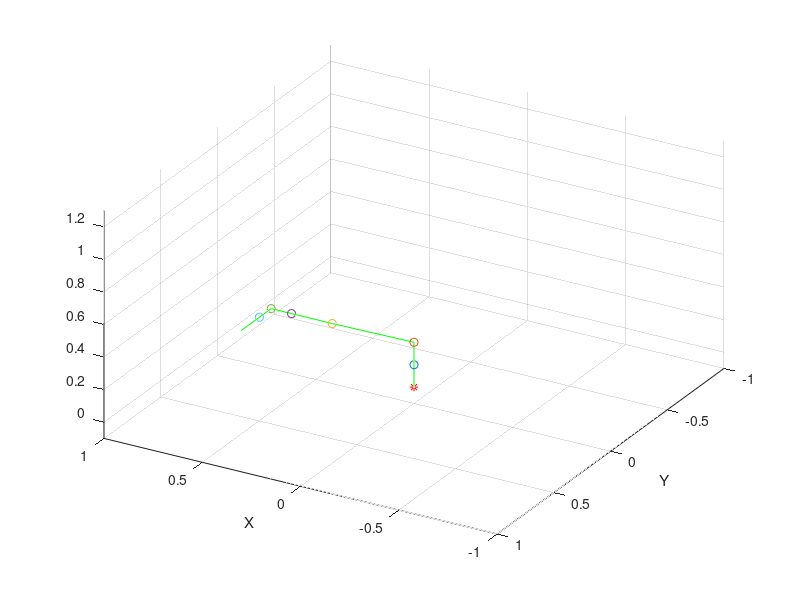

This chart was generated by the following MATLAB code:
%Simon Michaud
%Creation: 2018-10-03
%Modifications 2018-10-09

%function tao = Jaco6DOFSDynamics(theta, dtheta, ddtheta)
clear all;
theta = [180,270,180,270,270,270];
dtheta = [2,7,0,0,0,0];
ddtheta = [3,5,0,0,0,0];
%% Masses et Inerties
g = 9.81;

m = [0.18198,0.42399,0.21100,0.09184, 0.09184,0.727];
Ipm = [0.0001020703 0.0003248936 0.0003536944 -5.214394e-9 -0.000021186541 -4.141348e-9];
Ic = [Ipm(2), Ipm(3), Ipm(1), -Ipm(6), -Ipm(4), Ipm(5)];
I(:,:,1) = [Ic(1), Ic(4), Ic(5); Ic(4), Ic(2), Ic(6); Ic(5), Ic(6), Ic(3)];
Ipm = [0.0037862305 0.0037251264 0.000069776668 0 0 5.903745e-8];
Ic = [Ipm(3), Ipm(2), Ipm(1), Ipm(6), Ipm(5), Ipm(4)];
I(:,:,2) = [Ic(1), Ic(4), Ic(5); Ic(4), Ic(2), Ic(6); Ic(5), Ic(6), Ic(3)];
Ipm = [0.0005109958 0.0004804467 0.00004810136 1.922692e-9 -0.000001586224 1.960234e-9];
Ic = [Ipm(2), Ipm(3), Ipm(1), -Ipm(6), -Ipm(4), Ipm(5)];
I(:,:,3) = [Ic(1), Ic(4), Ic(5); Ic(4), Ic(2), Ic(6); Ic(5), Ic(6), Ic(3)];
Ipm = [0.0001933181 0.00007567544 0.0001953757 -0.00003628615 -1.204e-8 1.37e-8];
Ic = [Ipm(3), -Ipm(1), Ipm(2), Ipm(5), -Ipm(6), -Ipm(4)];
I(:,:,4) = [Ic(1), Ic(4), Ic(5); Ic(4), Ic(2), Ic(6); Ic(5), Ic(6), Ic(3)];
Ic = [Ipm(3), Ipm(2), Ipm(1), Ipm(6), -Ipm(5), -Ipm(4)];
I(:,:,5) = [Ic(1), Ic(4), Ic(5); Ic(4), Ic(2), Ic(6); Ic(5), Ic(6), Ic(3)];
Ipm = [0.00004659624 0.00002647306 0.00005247987 0.00000413032 -1.0573e-7 -3.244e-8];
Ic = [Ipm(3), Ipm(1), Ipm(2), Ipm(5), -Ipm(6), -Ipm(4)];
I(:,:,6) = [Ic(1), Ic(4), Ic(5); Ic(4), Ic(2), Ic(6); Ic(5), Ic(6), Ic(3)];

%% Variables pour la cinematique du robot    
q(1) = theta(1)+180;
q(2) = theta(2)+90;
q(3) = theta(3)+90;
q(4) = theta(4);
q(5) = theta(5)-180;
q(6) = -(theta(6)-270);

D(1) = 0.2755;
D(2) = 0.4100;
D(3) = 0.2073;
D(4) = 0.1038;
D(5) = 0.1038;
D(6) = 0.16;
e2 = 0.0098;

%% Parametres DH du manipulateur
DH = [0, 0, -D(1), q(1); pi/2, 0, 0, q(2); pi ,D(2), -e2, q(3); pi/2, 0, -(D(3)+D(4)), q(4); pi/2, 0, 0, q(5); pi/2, 0, (D(5)+D(6)), q(6)];

alpha(1)=DH(1,1);
alpha(2)=DH(2,1);
alpha(3)=DH(3,1);
alpha(4)=DH(4,1);
alpha(5)=DH(5,1);
alpha(6)=DH(6,1);

d(1)=DH(1,3);
d(2)=DH(2,3);
d(3)=DH(3,3);
d(4)=DH(4,3);
d(5)=DH(5,3);
d(6)=DH(6,3);

a(1)=DH(1,2);
a(2)=DH(2,2);
a(3)=DH(3,2);
a(4)=DH(4,2);
a(5)=DH(5,2);
a(6)=DH(6,2);

%% Creation des matrices de rotation et de transformation entre les frames
for i=1:6
    T(:,:,i)=[cosd(q(i)) -sind(q(i)) 0 a(i);...
        sind(q(i))*cos(alpha(i)) cos(alpha(i))*cosd(q(i)) -sin(alpha(i)) -d(i)*sin(alpha(i)); ...
        sind(q(i))*sin(alpha(i)) cosd(q(i))*sin(alpha(i)) cos(alpha(i)) d(i)*cos(alpha(i));...
        0 0 0 1];
    Ri_i1(:,:,i) = [cosd(q(i)) -sind(q(i)) 0;...
        sind(q(i))*cos(alpha(i)) cos(alpha(i))*cosd(q(i)) -sin(alpha(i)) ; ...
        sind(q(i))*sin(alpha(i)) cosd(q(i))*sin(alpha(i)) cos(alpha(i))];
    Ri1_i(:,:,i) = transpose(Ri_i1(:,:,i));
           
end
%% Creation des matrices de transformation, de rotation en fonction du frame de reference et vecteurs de position
T0=[1 0 0 0; 0 -1 0 0; 0 0 -1 0; 0 0 0 1];
T0(:,:,1) = T0 *T(:,:,1);
R0 = [1 0 0; 0 -1 0; 0 0 -1];
R0(:,:,1) = R0*Ri_i1(:,:,1);
Pi_i1(:,:,1) = [T0(1,4,1), T0(2,4,1), T0(3,4,1)];
for i = 2:6
    T0(:,:,i) = T0(:,:,i-1) *T(:,:,i);
    R0(:,:,i) = R0(:,:,i-1)*Ri_i1(:,:,i);
    Pi_i1(:,:,i) = [T0(1,4,i), T0(2,4,i), T0(3,4,i)];
    J(:,:,i) = Pi_i1(:,:,i);
end
J(:,:,1) = Pi_i1(:,:,1)/2;
J(:,:,4) = Pi_i1(:,:,3) +transpose(R0(:,:,3)*[0;D(3);0]);
J(:,:,6) = Pi_i1(:,:,4) + transpose(R0(:,:,5)*[0;-D(5);0]);
%% Vecteurs unitaires des differentes bases vectorielles
for i = 1:6
   ux(:,:,i) = R0(:,:,i)*[0.1;0;0];
   ux(:,:,i) = ux(:,:,i)/sqrt(ux(1,1,i)^2 + ux(2,1,i)^2 + ux(3,1,i)^2);
   uy(:,:,i) = R0(:,:,i)*[0;0.1;0]; 
   uy(:,:,i) = uy(:,:,i)/sqrt(uy(1,1,i)^2 + uy(2,1,i)^2 + uy(3,1,i)^2);
   uz(:,:,i) = R0(:,:,i)*[0;0;0.1]; 
   uz(:,:,i) =uz(:,:,i)/sqrt(uz(1,1,i)^2 + uz(2,1,i)^2 + uz(3,1,i)^2);
end

%% Definition des centres de masses
Pi_cm(:,:,1) = J(:,:,1) + transpose(R0(:,:,1)*[-0.2371; 10.29; -69.17].*10^(-3));
Pi_cm(:,:,2) = J(:,:,2) + transpose(R0(:,:,2)*[205.2; -0.026; -22.3].*10^(-3));
Pi_cm(:,:,3) = J(:,:,3) + transpose(R0(:,:,3)*[0.071; 64.37; -19.569].*10^(-3));
Pi_cm(:,:,4) = J(:,:,4) + transpose(R0(:,:,4)*[0.01; 13.28; 68.52].*10^(-3));
Pi_cm(:,:,5) = J(:,:,6) + transpose(R0(:,:,5)*[-0.01; 68.52; 13.28].*10^(-3));
Pi_cm(:,:,6) =  J(:,:,6) + transpose(R0(:,:,6)*[0.03; 6.84; -82.22].*10^(-3));

%% Definition des fonctions
w0 = [0;0;0];
dw0 = [0;0;0];
dv0 = [0;0;g];

w(:,:,1) = Ri1_i(:,:,1)*w0 + dtheta(1)*uz(:,:,1);
dw(:,:,1) = Ri1_i(:,:,1)*dw0 + cross(Ri1_i(:,:,1)*w0,dtheta(1)*uz(:,:,1)) + ddtheta(1)*uz(:,:,1);
dv(:,:,1) = Ri1_i(:,:,1)*(cross(dw0, transpose(Pi_i1(:,:,1))) + cross(w0, cross(w0, transpose(Pi_i1(:,:,1))))+dv0);
dvcm(:,:,1) = cross(dw(:,:,1),transpose(Pi_cm(:,:,1)))+ cross(w(:,:,1), cross(w(:,:,1),transpose(Pi_cm(:,:,1))))+dv(:,:,1);
F(:,:,1) = m(1)*dvcm(:,:,1);
N(:,:,1) = I(:,:,1)*dw(:,:,1)+cross(w(:,:,1), I(:,:,1)*w(:,:,1));

for i=2:6
    w(:,:,i) = Ri1_i(:,:,i-1)*w(:,:,i-1) + dtheta(i)*uz(:,:,i);
    dw(:,:,i) = Ri1_i(:,:,i-1)*dw(:,:,i-1) + cross(Ri1_i(:,:,i)*w(:,:,i-1), dtheta(i)*uz(:,:,i)) +  ddtheta(i)*uz(:,:,i);
    dv(:,:,i) = Ri1_i(:,:,i-1)*(cross(dw(:,:,i-1), transpose(Pi_i1(:,:,i))) + cross(w(:,:,i-1), cross(w(:,:,i-1), transpose(Pi_i1(:,:,i))))+dv(:,:,i-1));
    dvcm(:,:,i) = cross(dw(:,:,i),transpose(Pi_cm(:,:,i)))+ cross(w(:,:,i), cross(w(:,:,i),transpose(Pi_cm(:,:,i))))+dv(:,:,i);
    F(:,:,i) = m(i)*dvcm(:,:,i);
    N(:,:,i) = I(:,:,i)*dw(:,:,i)+cross(w(:,:,i), I(:,:,i)*w(:,:,i));
end

f(:,:,6) = Ri_i1(:,:,6)*[0;0;0] + F(:,:,6);
n(:,:,6) = N(:,:,6) + Ri_i1(:,:,6)*[0;0;0] + cross(transpose(Pi_cm(:,:,6)), F(:,:,6));
nT(:,:,6) = transpose(n(:,:,6));
tau(6) = nT(1,3,6);
for i =5:-1:1
    f(:,:,i) = Ri_i1(:,:,i)*f(:,:,i+1) + F(:,:,i);
    n(:,:,i) = N(:,:,i) + Ri_i1(:,:,i)*n(:,:,i+1) + cross(transpose(Pi_cm(:,:,i)), F(:,:,i));
    nT(:,:,i) = transpose(n(:,:,i));
    tau(i) = nT(1,3,i);
end
%% plot 
figure(1)
plot3([ 0 T0(1,4,1) T0(1,4,2) T0(1,4,3) T0(1,4,4) T0(1,4,5) T0(1,4,6)],[0  T0(2,4,1) T0(2,4,2) T0(2,4,3) T0(2,4,4) T0(2,4,5) T0(2,4,6)],[0 T0(3,4,1) T0(3,4,2) T0(3,4,3) T0(3,4,4) T0(3,4,5) T0(3,4,6)], 'g')
 xlabel('X')
   ylabel('Y')
   xlim([-1 1])
   ylim([-1 1])
   zlim([-0.1 1.3])
   view(210,40)
grid on
hold on 

plot3([0],[0],[0], '-r*')
for i=1:6
   plot3([J(1,1,i)], [J(1,2,i)], [J(1,3,i)], '-o') 
end

% Graphiques des centres de masses,et des bases vectorielles
for i=1:6
%    plot3([Pi_i1(1,1,i) ux(1,1,i)], [Pi_i1(1,2,i) ux(2,1,i)], [Pi_i1(1,3,i) ux(3,1,i)], 'r')
%    plot3([Pi_i1(1,1,i) uy(1,1,i)], [Pi_i1(1,2,i) uy(2,1,i)], [Pi_i1(1,3,i) uy(3,1,i)], 'm')
%    plot3([Pi_i1(1,1,i) uz(1,1,i)], [Pi_i1(1,2,i) uz(2,1,i)], [Pi_i1(1,3,i) uz(3,1,i)], 'b')
%    plot3([Pi_cm(1,1,i)], [Pi_cm(1,2,i)], [Pi_cm(1,3,i)], '-x')
end

